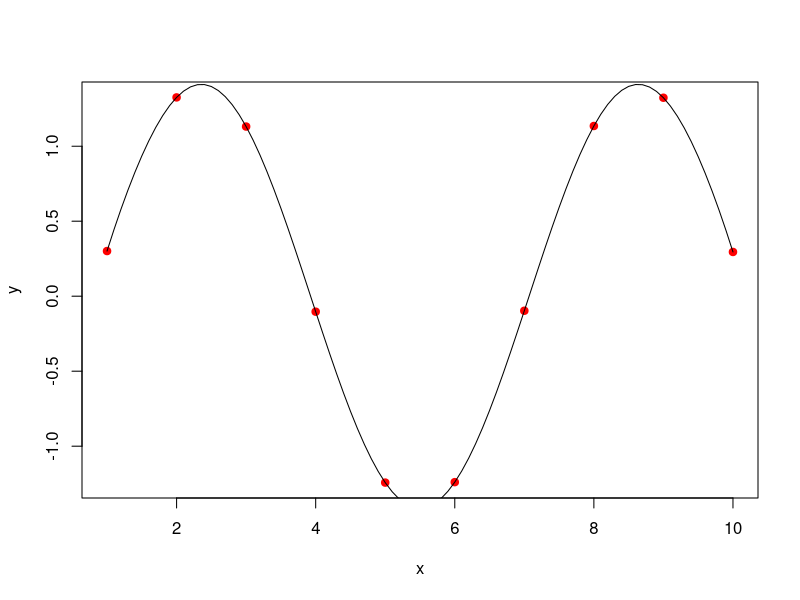
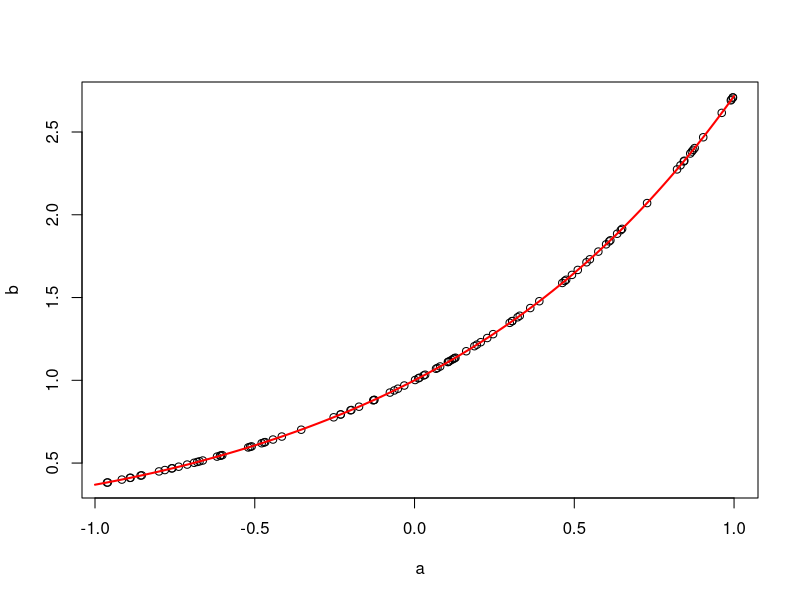

These charts were generated, in order, by the following R code:
AddNewtonCoef <- function(x,y,a) {
	n <- length(x)
	scitani <- 0
	nasobeni <- 1
	for(i in 1:(n-1)) {
		scitani <- scitani + a[i]*nasobeni
		nasobeni <- nasobeni*(x[n]-x[i])
	}
	return((y[n]-scitani)/nasobeni)
}

NewtonPoly <- function(z, a, x) {
	n <- length(a)
	res <- a[n]
	if(n < 1) {
		for(i in (n-1):1) res <- res*(z-x[i]) + a[i]
	}
	return(res)
}

n <- 10
x <- 1:n
y <- sin(x)-cos(x)
plot(x,y,col="red", pch=19)

a <- y[1]
# for(i in 2:n) a[i] <- AddNewtonCoef(x[1:i],y[1],a)
# 
z <- seq(x[1], x[n], 0.1)
print(z)
# for(i in 1:n) lines(z, NewtonPoly(z, a[1:n], x[1:n]), col=i+1)

lagrange1 <- function(xa, x, j){
	n <- length(x)
	res <- 1
	for(i in 1:n) {
		if(i != j) res <- res*(xa-x[i])/(x[j]-x[i])
	}
	return(res)
}
lagrange2 <- function(xa, x, y){
	n <- length(x)
	res <- 0
	for(i in 1:n) res <- res+y[i]*lagrange1(xa,x,i)
	return(res)
}

print(lagrange1(20, x, 1))
lines(z,lagrange2(z,x,y))
print(lagrange2(z,x,y))
Horner <- function(x, a){
  n <- length(a)
  res <-a[n]
  for (i in (n-1):1) {
    res <- res * x + a[i]
  }
  return(res)
}
print(Horner(0.1,lagrange2(z,x,y)))
LSA <- function(x, y, n){
  X <- matrix(1, nrow=n, ncol=length(x))
  for(i in 2:n) X[i, ] <- X[i-1, ]*x
  return(c(solve(X%*%t(X), X%*%y)))
}
a <- runif(100,-1,1)
b <- exp(a)
plot(a,b)
m=5
coef <- LSA(a,b,m)
print(LSA(a,b,m))
plot(function(x) Horner(x, coef), add=TRUE, col="red", lw=2,xlim = c(-1,1))
